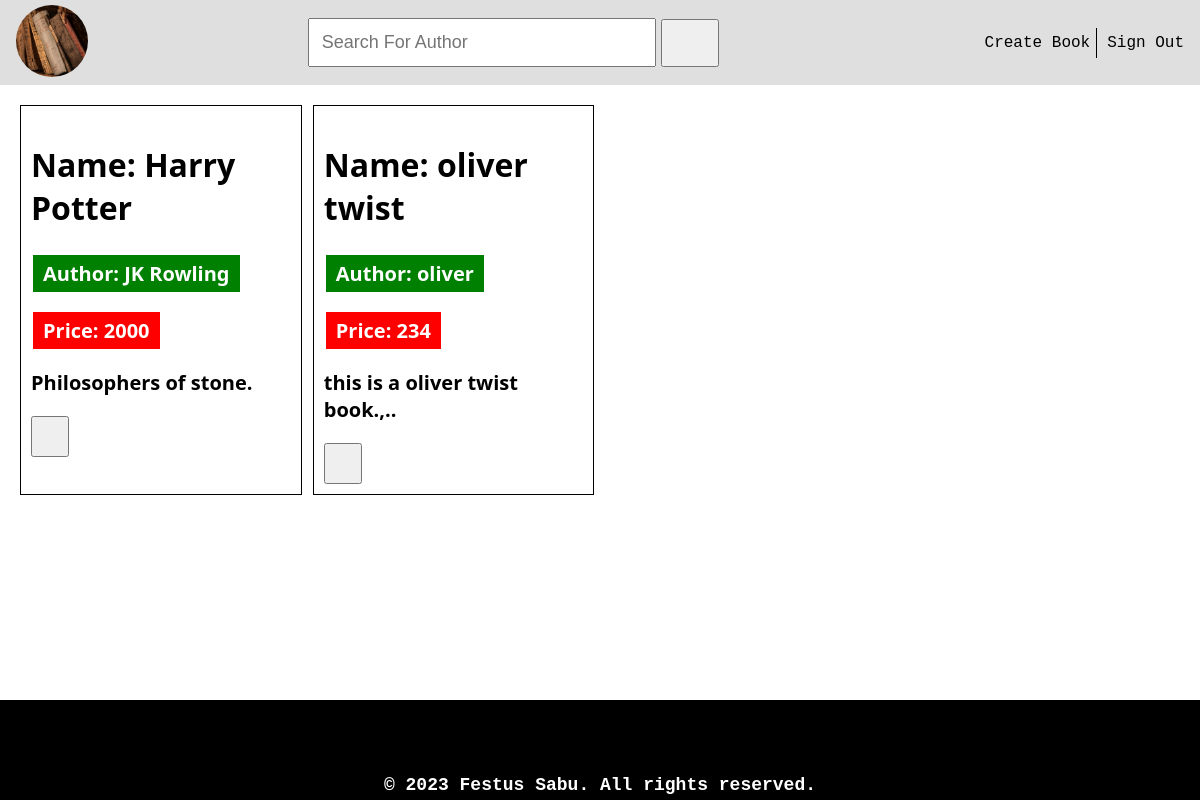
The app's page /index/ with its own data.
### library_app/models.py (models this page shows, shortened)
class Book(models.Model):
  Book_Name = models.CharField(max_length=50)
  Author = models.CharField(max_length=50)
  Price = models.IntegerField()
  Description = models.CharField(max_length=200)

### library_app/views.py (the view, shortened to what this page needs)
# urls.py: path('index/', views.index, name='index'),
def index(request):
    obj = Book.objects.all()
    return render(request, 'index.html', {"objects":obj})

### templates/index.html (shortened to what this page needs)
<!DOCTYPE html>
<html lang="en">
  <head>
  </head>
  <body>
    {% include 'header.html' %}
    {% block content %}
    {% include 'main.html' %}
    {% endblock content %}
    {%include 'footer.html' %}
  </body>
</html>

### templates/main.html
{% block content %}
<section>
  <div class="card-container">
    {% for i in objects %}
    <div class="card">
      <h1>Name: {{i.Book_Name}}</h1>
      <p class="author"><span>Author: {{i.Author}}</span></p>
      <p class="cash"><span>Price: {{i.Price}}</span></p>
      <p>{{ i.Description }}</p>
      <button>
        <a href="{% url 'library_app:delete' i.id %}"
          ><box-icon name="trash"></box-icon
        ></a>
      </button>
    </div>
    {% endfor %}
  </div>
</section>
{% endblock content %}

### templates/head.html (style rules this page uses)
body { margin: 0; padding: 0; box-sizing: border-box; }
section .card-container { padding: 20px; display: grid; grid-template-columns: repeat(4, 1fr); grid-gap: 0.7rem; grid-row-gap: 1rem; font-family: system-ui, -apple-system, BlinkMacSystemFont, "Segoe UI", Roboto, Oxygen, Ubuntu, Cantarell, "Open Sans", "Helvetica Neue", sans-serif; margin-bottom: 7rem; }
section .card-container .card { border: 1px solid #000; padding: 10px; }
section .card-container .card button { padding: 5px; }
section .card-container .card button a { text-decoration: none; }
section .card-container .card p { font-size: 1.25rem; font-weight: bold; }
section .card-container .card h1 { font-size: 2rem; }
section .card-container .card .author { padding: 5px 2px; color: #fff; }
section .card-container .card .author span { background-color: green; padding: 5px 10px; }
section .card-container .card .cash { padding: 5px 2px; color: #fff; }
section .card-container .card .cash span { background-color: red; padding: 5px 10px; }

### records on screen
Book: Book_Name "Harry Potter", Author "JK Rowling", Price "2000", Description "Philosophers of stone."
Book: Book_Name "oliver twist", Author "oliver", Price "234", Description "this is a oliver twist book.,.."
